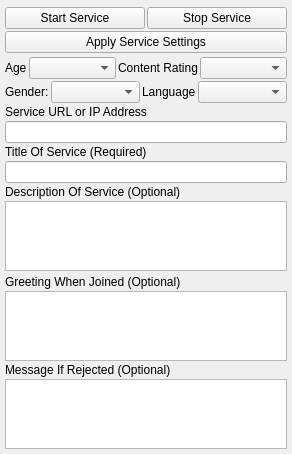
<?xml version="1.0" encoding="UTF-8"?>
<ui version="4.0">
 <class>PluginSettingsUi</class>
 <widget class="QWidget" name="PluginSettingsUi">
  <property name="geometry">
   <rect>
    <x>0</x>
    <y>0</y>
    <width>292</width>
    <height>441</height>
   </rect>
  </property>
  <property name="sizePolicy">
   <sizepolicy hsizetype="Expanding" vsizetype="Preferred">
    <horstretch>0</horstretch>
    <verstretch>0</verstretch>
   </sizepolicy>
  </property>
  <property name="windowTitle">
   <string>Service</string>
  </property>
  <property name="styleSheet">
   <string notr="true"/>
  </property>
  <layout class="QVBoxLayout" name="verticalLayout">
   <property name="spacing">
    <number>2</number>
   </property>
   <property name="leftMargin">
    <number>5</number>
   </property>
   <property name="topMargin">
    <number>5</number>
   </property>
   <property name="rightMargin">
    <number>5</number>
   </property>
   <property name="bottomMargin">
    <number>5</number>
   </property>
   <item>
    <widget class="InformationWidget" name="m_InfoWidget" native="true"/>
   </item>
   <item>
    <layout class="QHBoxLayout" name="horizontalLayout">
     <item>
      <widget class="QPushButton" name="m_StartButton">
       <property name="text">
        <string>Start Service</string>
       </property>
      </widget>
     </item>
     <item>
      <widget class="QPushButton" name="m_StopButton">
       <property name="sizePolicy">
        <sizepolicy hsizetype="Minimum" vsizetype="Preferred">
         <horstretch>0</horstretch>
         <verstretch>0</verstretch>
        </sizepolicy>
       </property>
       <property name="minimumSize">
        <size>
         <width>0</width>
         <height>0</height>
        </size>
       </property>
       <property name="text">
        <string>Stop Service</string>
       </property>
      </widget>
     </item>
    </layout>
   </item>
   <item>
    <widget class="QPushButton" name="m_ApplyButton">
     <property name="text">
      <string>Apply Service Settings</string>
     </property>
    </widget>
   </item>
   <item>
    <widget class="PermissionWidget" name="m_PermissionWidget" native="true"/>
   </item>
   <item>
    <layout class="QHBoxLayout" name="horizontalLayout_2">
     <item>
      <widget class="QLabel" name="label_2">
       <property name="text">
        <string>Age</string>
       </property>
      </widget>
     </item>
     <item>
      <widget class="QComboBox" name="m_AgeComboBox">
       <property name="sizePolicy">
        <sizepolicy hsizetype="Expanding" vsizetype="Preferred">
         <horstretch>0</horstretch>
         <verstretch>0</verstretch>
        </sizepolicy>
       </property>
       <property name="maxCount">
        <number>100</number>
       </property>
      </widget>
     </item>
     <item>
      <widget class="QLabel" name="label_5">
       <property name="text">
        <string>Content Rating</string>
       </property>
      </widget>
     </item>
     <item>
      <widget class="QComboBox" name="m_ContentRatingComboBox">
       <property name="sizePolicy">
        <sizepolicy hsizetype="Expanding" vsizetype="Preferred">
         <horstretch>0</horstretch>
         <verstretch>0</verstretch>
        </sizepolicy>
       </property>
       <property name="maxCount">
        <number>100</number>
       </property>
      </widget>
     </item>
    </layout>
   </item>
   <item>
    <layout class="QHBoxLayout" name="horizontalLayout_3">
     <item>
      <widget class="QLabel" name="label_6">
       <property name="text">
        <string>Gender:</string>
       </property>
      </widget>
     </item>
     <item>
      <widget class="QComboBox" name="m_GenderComboBox">
       <property name="sizePolicy">
        <sizepolicy hsizetype="Expanding" vsizetype="Preferred">
         <horstretch>0</horstretch>
         <verstretch>0</verstretch>
        </sizepolicy>
       </property>
      </widget>
     </item>
     <item>
      <widget class="QLabel" name="label_4">
       <property name="text">
        <string>Language</string>
       </property>
      </widget>
     </item>
     <item>
      <widget class="QComboBox" name="m_LanguageComboBox">
       <property name="sizePolicy">
        <sizepolicy hsizetype="Expanding" vsizetype="Preferred">
         <horstretch>0</horstretch>
         <verstretch>0</verstretch>
        </sizepolicy>
       </property>
      </widget>
     </item>
    </layout>
   </item>
   <item>
    <widget class="QLabel" name="m_UrlDescriptionLabel">
     <property name="text">
      <string>Service URL or IP Address</string>
     </property>
    </widget>
   </item>
   <item>
    <widget class="QLineEdit" name="m_UrlEdit">
     <property name="maxLength">
      <number>63</number>
     </property>
    </widget>
   </item>
   <item>
    <widget class="QLabel" name="m_UserDisplayedNameLabel">
     <property name="text">
      <string>Title Of Service (Required)</string>
     </property>
    </widget>
   </item>
   <item>
    <widget class="QLineEdit" name="m_NameEdit">
     <property name="maxLength">
      <number>127</number>
     </property>
    </widget>
   </item>
   <item>
    <widget class="QLabel" name="m_DescriptionLabel">
     <property name="text">
      <string>Description Of Service (Optional)</string>
     </property>
    </widget>
   </item>
   <item>
    <widget class="QPlainTextEdit" name="m_DescriptionEdit">
     <property name="sizePolicy">
      <sizepolicy hsizetype="Expanding" vsizetype="Preferred">
       <horstretch>0</horstretch>
       <verstretch>0</verstretch>
      </sizepolicy>
     </property>
    </widget>
   </item>
   <item>
    <widget class="ThumbnailChooseWidget" name="m_ThumbnailChooseWidget" native="true"/>
   </item>
   <item>
    <widget class="QLabel" name="label">
     <property name="text">
      <string>Greeting When Joined (Optional)</string>
     </property>
    </widget>
   </item>
   <item>
    <widget class="QPlainTextEdit" name="m_GreetingEdit">
     <property name="sizePolicy">
      <sizepolicy hsizetype="Expanding" vsizetype="Preferred">
       <horstretch>0</horstretch>
       <verstretch>0</verstretch>
      </sizepolicy>
     </property>
    </widget>
   </item>
   <item>
    <widget class="QLabel" name="label_3">
     <property name="text">
      <string>Message If Rejected (Optional)</string>
     </property>
    </widget>
   </item>
   <item>
    <widget class="QPlainTextEdit" name="m_RejectEdit">
     <property name="sizePolicy">
      <sizepolicy hsizetype="Expanding" vsizetype="Preferred">
       <horstretch>0</horstretch>
       <verstretch>0</verstretch>
      </sizepolicy>
     </property>
    </widget>
   </item>
  </layout>
 </widget>
 <customwidgets>
  <customwidget>
   <class>PermissionWidget</class>
   <extends>QWidget</extends>
   <header>PermissionWidget.h</header>
   <container>1</container>
  </customwidget>
  <customwidget>
   <class>InformationWidget</class>
   <extends>QWidget</extends>
   <header>InformationWidget.h</header>
   <container>1</container>
  </customwidget>
  <customwidget>
   <class>ThumbnailChooseWidget</class>
   <extends>QWidget</extends>
   <header>ThumbnailChooseWidget.h</header>
   <container>1</container>
  </customwidget>
 </customwidgets>
 <resources>
  <include location="../gotvcommon.qrc"/>
 </resources>
 <connections/>
</ui>
